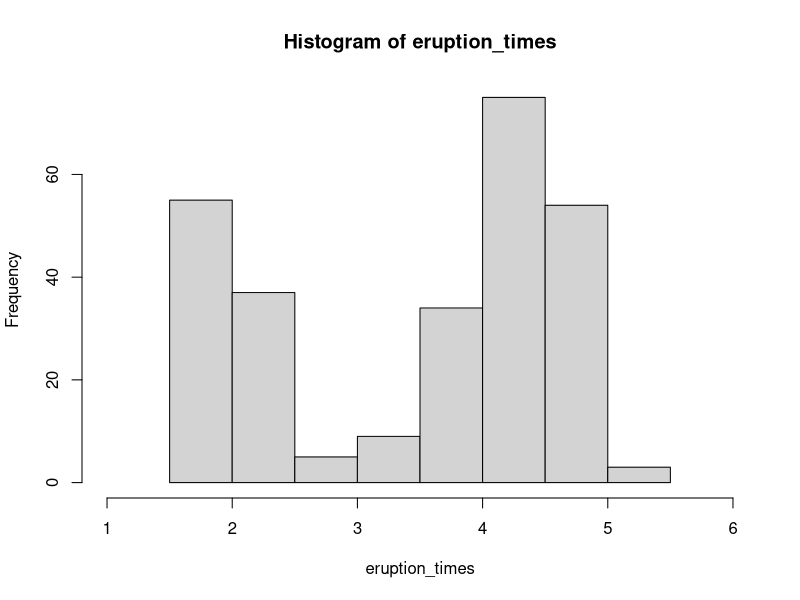
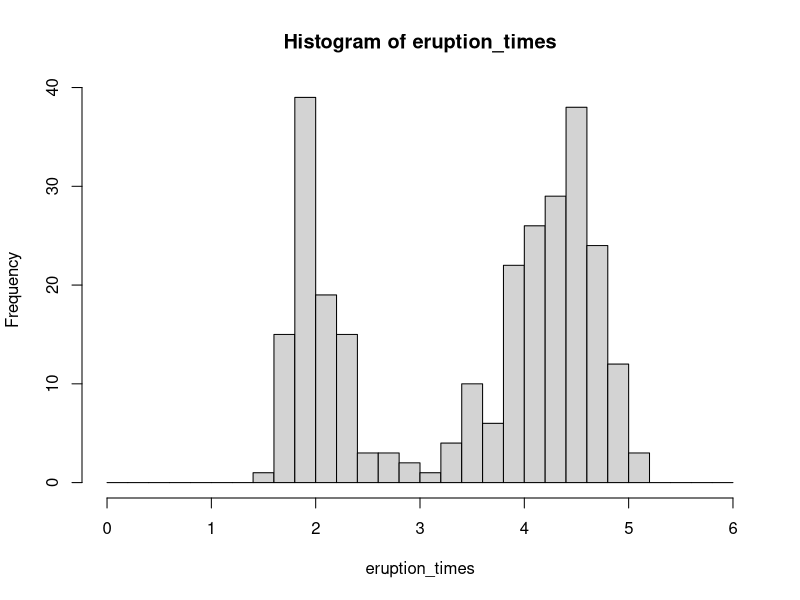

Reproduce these figures in R, in order.
library(datasets)
data(faithful)
help(faithful)

eruption_times <- faithful[, 1]

# Question 1
hist(eruption_times, xlim = c(1, 6), breaks = 10)

# Question 2
breaks <- ceiling(1 + log2(length(eruption_times)))
# Hist already uses sturges rule by default

# Question 3
breaks <- seq(0, 6, 0.2)
hist(eruption_times, breaks = breaks)
# I think that the best width choice is 0.2 Shows off the curve of the graph
# And doesnt hide as much detail as larger width sizes
